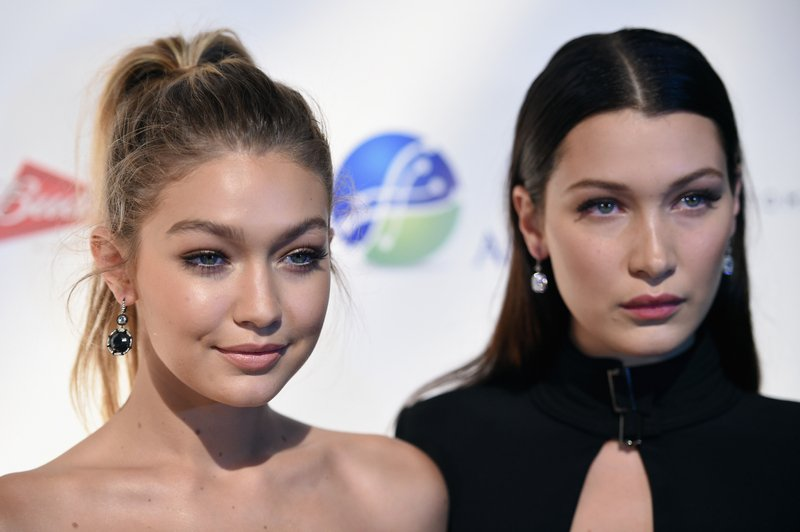
#> input picture media/person2.jpg, 800 x 532 px, found by its file name
$ python opencv_detectFace.py
#> lines starting #> are read from the running program, lines starting #| are printed output that depends on the picture; after the words box and inside, x2 and y2 are one past the last pixel; in counts of white or black regions, pixels touching at a corner belong together
import cv2

casc_path = cv2.data.haarcascades + "haarcascade_frontalface_default.xml"  # 套件內建的偵測特徵檔
faceCascade = cv2.CascadeClassifier(casc_path)  # 建立偵測物件

imagename = cv2.imread("media\\person2.jpg")
#> imagename is the input picture: shape (532, 800, 3); mean B, G, R 137.2, 139.2, 152.4
# imagename = cv2.imread("media\\person3.jpg") 測試偵測多張臉
faces = faceCascade.detectMultiScale(imagename, scaleFactor=1.1, minNeighbors=5, minSize=(30,30), flags = cv2.CASCADE_SCALE_IMAGE)
#> faces = [[532, 116, 229, 229], [117, 156, 253, 253]]
#imagename.shape[0]:圖片高度，imagename.shape[1]:圖片寬度
# detectMultiScale 方法可以偵測多張臉
# flags 檢測模式，查docs

cv2.rectangle(imagename, (10,imagename.shape[0]-20), (110,imagename.shape[0]), (0,0,0), -1)

cv2.putText(imagename,"Find " + str(len(faces)) + " face!", (10,imagename.shape[0]-5), cv2.FONT_HERSHEY_SIMPLEX, 0.5, (255,255,0), 2)  # 輸入文字
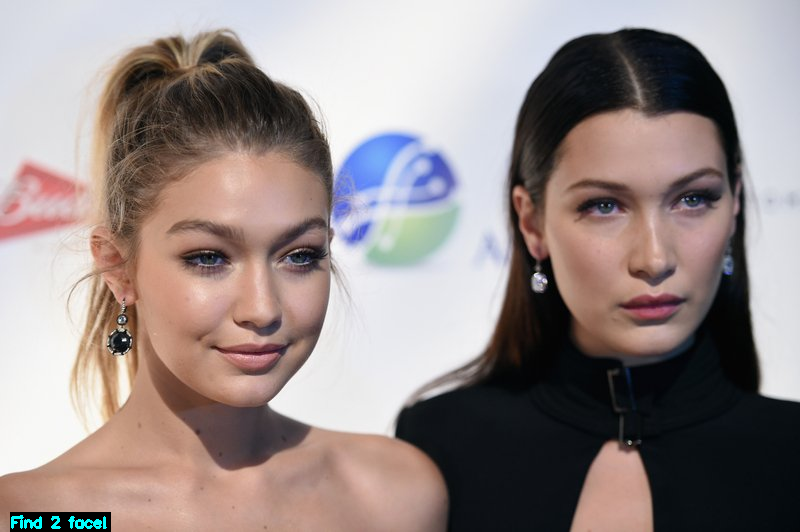
#> imagename: shape (532, 800, 3); mean B, G, R 136.9, 138.8, 151.5

for (x,y,w,h) in faces:
    cv2.rectangle(imagename,(x,y),(x+w, y+h),(128,255,0),2)
#> this loop made 2 passes
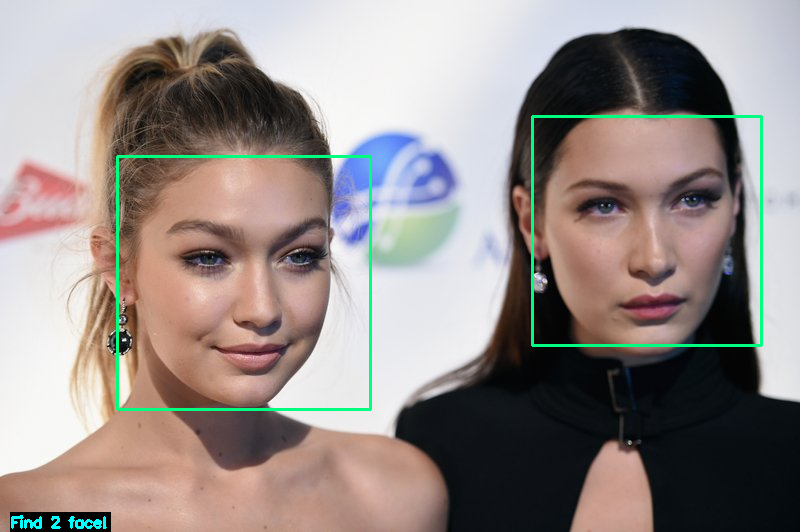
#> imagename: shape (532, 800, 3); 1.36% of pixels changed, all inside (x1, y1, x2, y2) = (116, 115, 763, 411)
cv2.namedWindow("facedetect")
cv2.imshow("facedetect", imagename)
cv2.waitKey(0)
cv2.destroyWindow("facedetect")

$ run again, with media/person1.jpg copied over media/person2.jpg
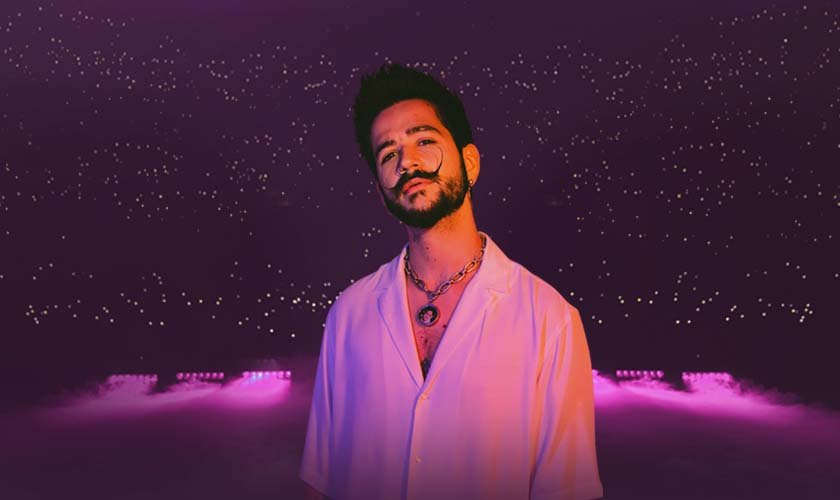
#> input picture media/person1.jpg, 840 x 500 px, found by its file name
#> imagename is the input picture: shape (500, 840, 3); mean B, G, R 67.9, 39, 79.7
#> faces = [[357, 102, 110, 110]]
#> `cv2.putText(imagename,"Find " + str(len(faces)) + " face!", (10,imagen..`:
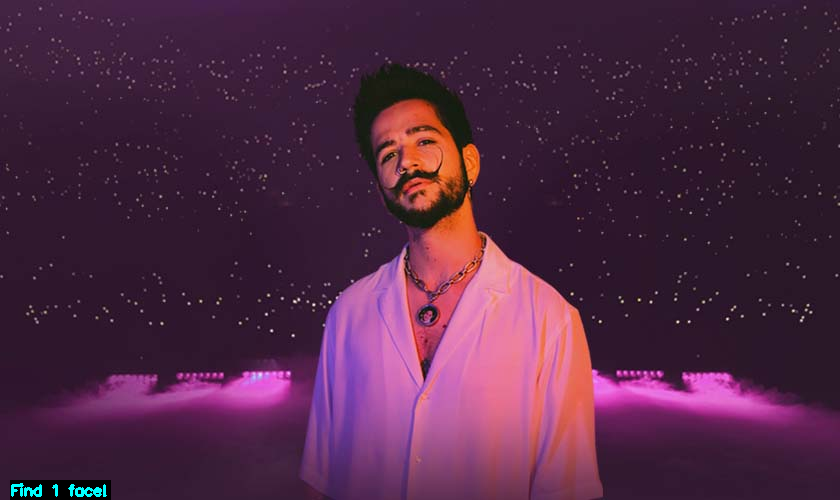
#> imagename: shape (500, 840, 3); mean B, G, R 68, 39.3, 79.4
#> the loop `for (x,y,w,h) in faces:` made 1 pass
#> after the loop `for (x,y,w,h) in faces:`:
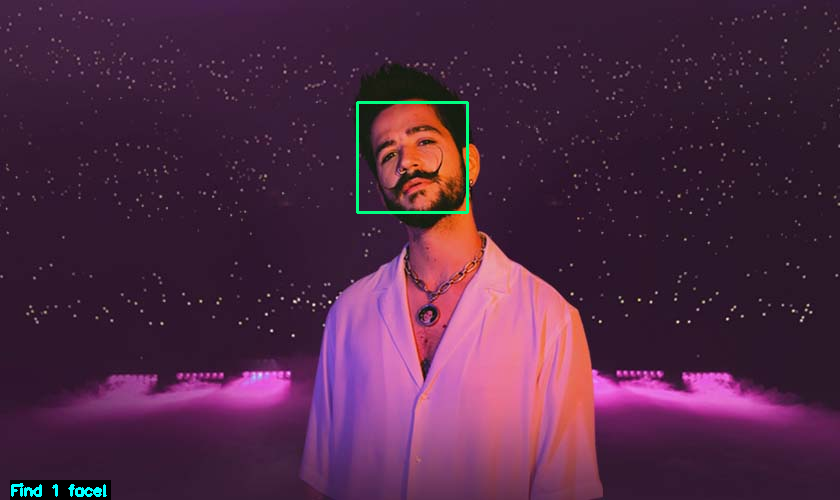
#> imagename: shape (500, 840, 3); 0.31% of pixels changed, all inside (x1, y1, x2, y2) = (356, 101, 469, 214)

$ run again, with media/person12.jpg copied over media/person2.jpg
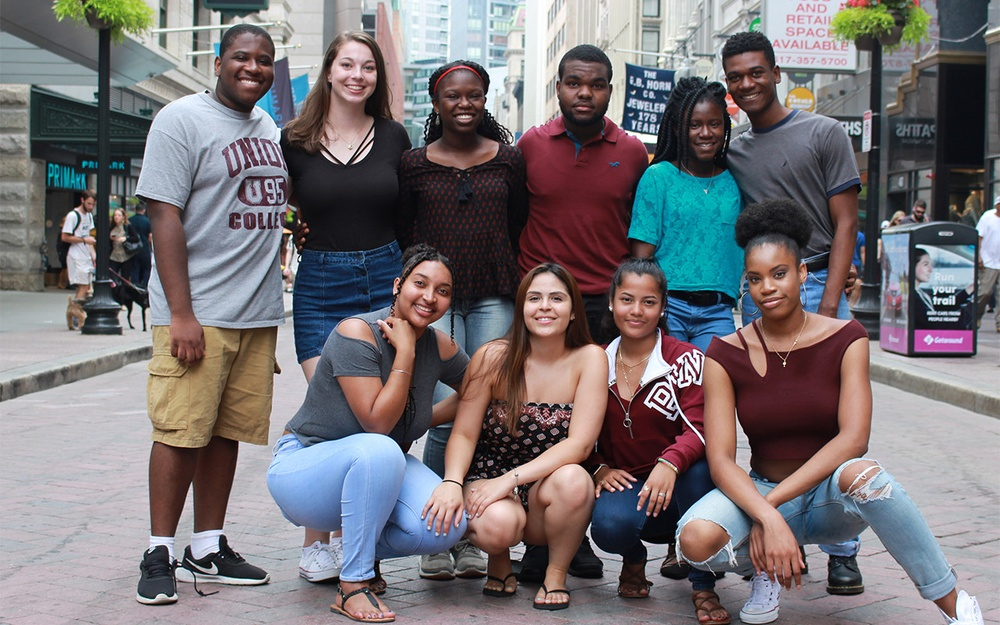
#> input picture media/person12.jpg, 1000 x 625 px, shrunk from 1280 x 800 before the run, found by its file name
#> imagename is the input picture: shape (625, 1000, 3); mean B, G, R 117.3, 114.1, 118.9
#> faces = [[680, 104, 52, 52], [718, 53, 57, 57], [515, 274, 61, 61], [326, 42, 60, 60], [437, 74, 53, 53], [607, 277, 61, 61], [223, 37, 58, 58], [555, 60, 61, 61], [736, 250, 65, 65], [397, 260, 66, 66]]
#> `cv2.putText(imagename,"Find " + str(len(faces)) + " face!", (10,imagen..`:
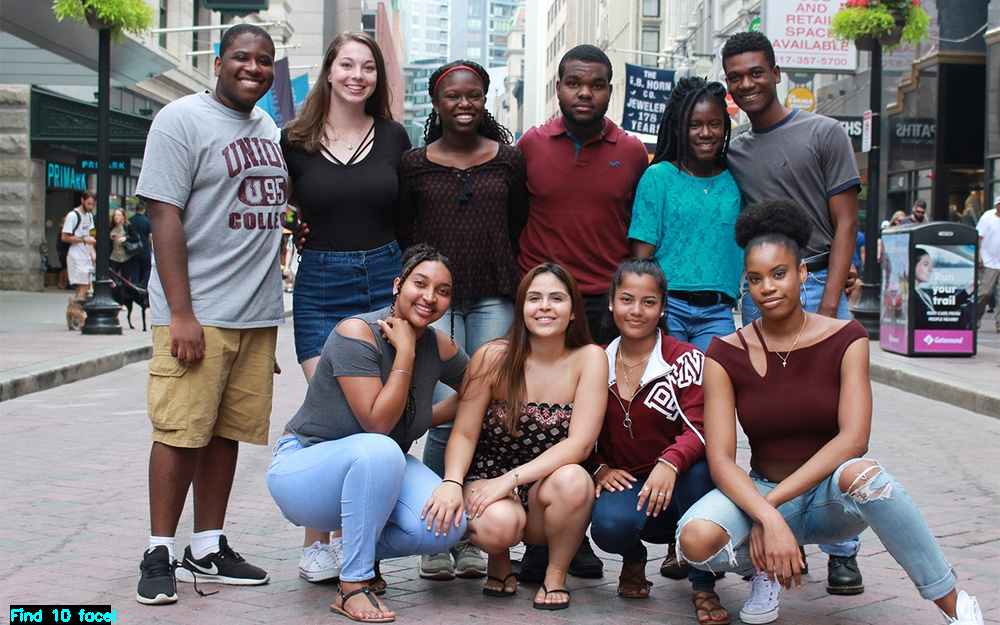
#> imagename: shape (625, 1000, 3); mean B, G, R 117, 113.8, 118.3
#> the loop `for (x,y,w,h) in faces:` made 10 passes
#> after the loop `for (x,y,w,h) in faces:`:
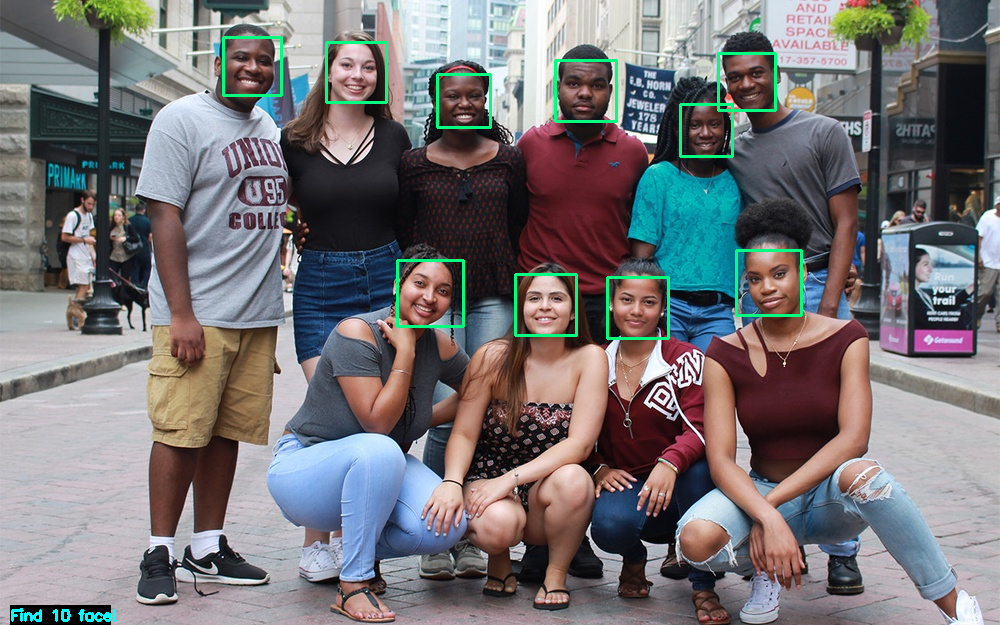
#> imagename: shape (625, 1000, 3); 1.13% of pixels changed, all inside (x1, y1, x2, y2) = (222, 36, 803, 340)
